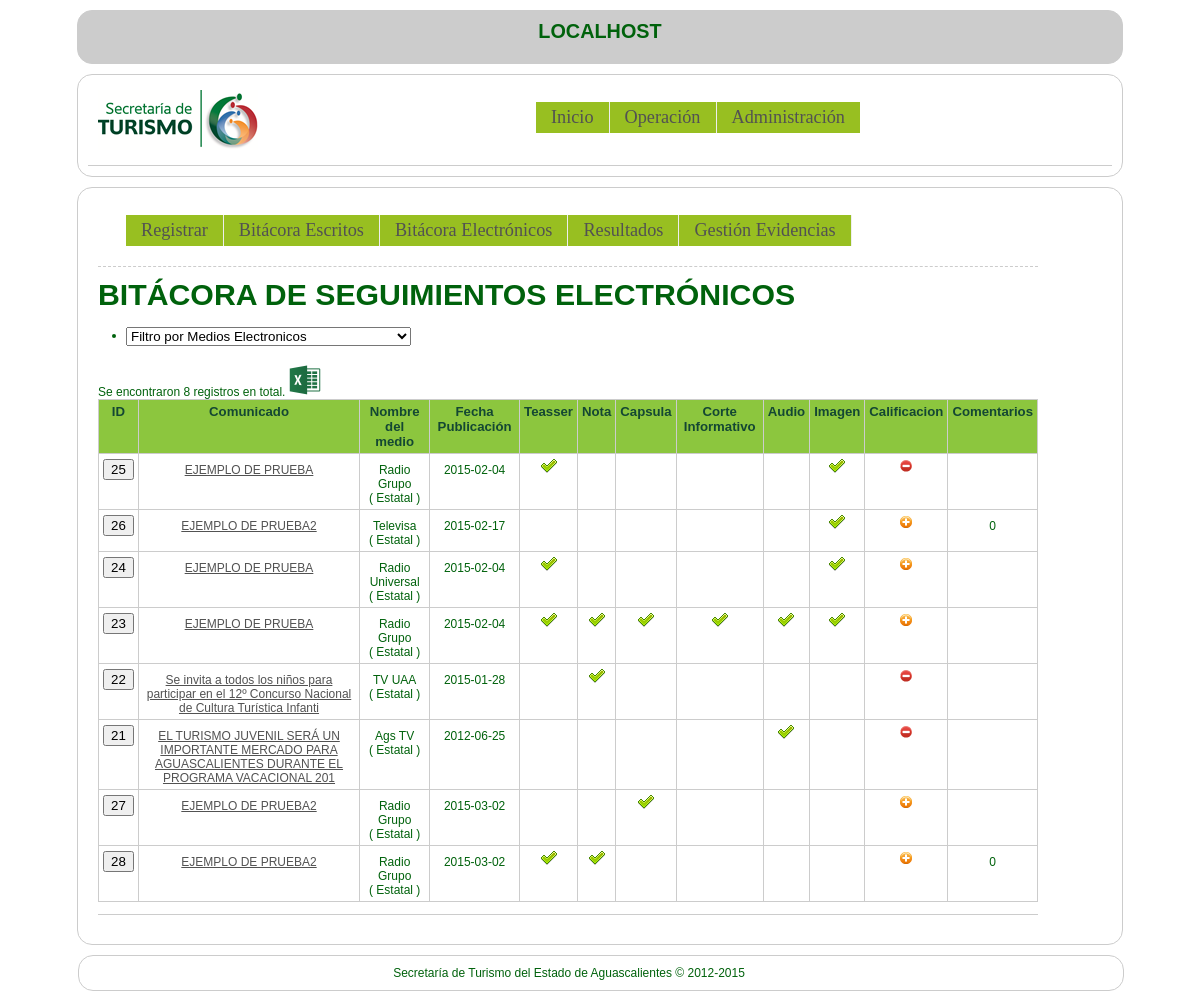
/boletin_controller/listado_boletines3, run on the app's committed database.
### tables this page shows
CREATE TABLE IF NOT EXISTS `seguimiento_electronicos` (
`id` int(11) NOT NULL,
  `numero_boletin` int(11) NOT NULL,
  `teasser` int(1) NOT NULL,
  `nota` int(1) NOT NULL,
  `capsula` int(1) NOT NULL,
  `corteinfo` int(1) NOT NULL,
  `audio` int(1) NOT NULL,
  `imagen` int(1) NOT NULL,
  `calificacion` int(1) NOT NULL,
  `nombremedio` varchar(25) NOT NULL,
  `comentarios` varchar(150) NOT NULL,
  `fecha` date NOT NULL,
  `Evidencia` varchar(100) NOT NULL
);

CREATE TABLE IF NOT EXISTS `boletines` (
`id` int(11) NOT NULL,
  `numero_boletin` int(11) NOT NULL,
  `titulo_boletin` varchar(254) NOT NULL
);

CREATE TABLE IF NOT EXISTS `medios` (
`id` int(11) NOT NULL COMMENT 'Numero que identifica al medio',
  `nombremedio` varchar(45) NOT NULL COMMENT 'es el nombre de cada medio',
  `tipomedio` int(11) NOT NULL,
  `alcance` int(11) NOT NULL DEFAULT '1'
);

### system/application/controllers/boletin_controller.php (called while the page is built, shortened)
<?php if ( ! defined('BASEPATH')) exit('No direct script access allowed');
class Boletin_controller extends Controller {
       function listado_boletines3(){
          $this->load->model('boletines_model');
          $this->load->model('medios_model');
          $this->load->model('seguimiento_electronicos_model');
          $this->load->view('header_view');
          $this->load->view('nav_view');
          $nombremedio = $this->input->post('nombremedio',TRUE);
          if ( isset($nombremedio) ) {
            if ( (is_string($nombremedio) AND $nombremedio > "0")) {
                $data['total_rows'] = $this->seguimiento_electronicos_model->record_count_filtro($nombremedio);
                if (empty($data['total_rows'])) {
                  $data['combo_medios']= $this->medios_model->get_electronicos();
                  $this->load->view('no_hay_registros', $data);
                }else{
                  $config = array();
                  $config['base_url'] = base_url().'/boletin_controller/listado_boletines3' ;
                  $config['total_rows'] = $this->seguimiento_electronicos_model->record_count_filtro($nombremedio);
                  $config['per_page'] = 10;
                  $config['uri_segment'] = 3;
                  $this->pagination->initialize($config);
                  $page = ($this->uri->segment(3)) ? $this->uri->segment(3) : 0;
                  $data['nombremedio'] = $nombremedio;
                  $data['combo_lista_el'] = $this->seguimiento_electronicos_model->fetch_countries_filtro($config['per_page'], $page,$nombremedio);
                  $data['links'] = $this->pagination->create_links();
                  $data['combo_boletines']= $this->boletines_model->get_all();
                  $data['combo_medios']= $this->medios_model->get_electronicos();
                  $data['total_rows'] = $this->seguimiento_electronicos_model->record_count_filtro($nombremedio);
                  $this->load->view('listado_boletines3', $data);
                }
            } else {
              $config = array();
              $config['base_url'] = base_url().'/boletin_controller/listado_boletines3' ;
              $config['total_rows'] = $this->seguimiento_electronicos_model->record_count();
              $config['per_page'] = 10;
              $config['uri_segment'] = 3;
              $this->pagination->initialize($config);
              $page = ($this->uri->segment(3)) ? $this->uri->segment(3) : 0;
              $data['nombremedio'] = $nombremedio;
              $data['combo_lista_el'] = $this->seguimiento_electronicos_model->fetch_countries($config['per_page'], $page);
              $data['links'] = $this->pagination->create_links();
              $data['combo_boletines']= $this->boletines_model->get_all();
              $data['combo_medios']= $this->medios_model->get_electronicos();
              $data['total_rows'] = $this->seguimiento_electronicos_model->record_count();
              $this->load->view('listado_boletines3', $data);
            }
          } else {
              $this->load->view('estadisticas2Error');
            }
        $this->load->view('footer_view');
       }
}
?>

### system/codeigniter/CodeIgniter.php (called while the page is built, shortened)
<?php  if ( ! defined('BASEPATH')) exit('No direct script access allowed');
$EXT =& load_class('Hooks');
$EXT->_call_hook('pre_system');
$URI =& load_class('URI');
$RTR =& load_class('Router');
$method = $RTR->fetch_method();
$EXT->_call_hook('pre_controller');
$CI = new $class();
if ($RTR->scaffolding_request === TRUE)
{
	if ($EXT->_call_hook('scaffolding_override') === FALSE)
	{
		$CI->_ci_scaffolding();
	}
}
else
{
	if (method_exists($CI, '_remap'))
	{
		$CI->_remap($method);
	}
	else
	{
		call_user_func_array(array(&$CI, $method), array_slice($URI->rsegments, 2));
	}
}

### index.php (called while the page is built, shortened)
<?php
require_once BASEPATH.'codeigniter/CodeIgniter'.EXT;

### system/codeigniter/Base5.php (called while the page is built)
<?php  if ( ! defined('BASEPATH')) exit('No direct script access allowed');
class CI_Base {
	private static $instance;
	public function CI_Base()
	{
		self::$instance =& $this;
	}
	public static function &get_instance()
	{
		return self::$instance;
	}
}
function &get_instance()
{
	return CI_Base::get_instance();
}

### system/application/models/seguimiento_electronicos_model.php (called while the page is built, shortened)
<?php if ( ! defined('BASEPATH')) exit('No direct script access allowed');
    class Seguimiento_electronicos_model extends Model
    {
    public function fetch_countries($limit, $start) {
        $this->db->limit($limit, $start);
        $query = $this->db->get("seguimiento_electronicos");
        if ($query->num_rows() > 0) {
            foreach ($query->result() as $row) {
                $data[] = $row;
            }
            return $data;
        }
        return false;
   }
}
?>

### system/application/models/boletines_model.php (called while the page is built, shortened)
<?php if ( ! defined('BASEPATH')) exit('No direct script access allowed');
class Boletines_model extends Model {
    function get_all(){
        $this->db->order_by("numero_boletin","desc");
		$query = $this->db->get('boletines');
		return $query->result();
    }
}
?>

### system/application/models/medios_model.php (called while the page is built, shortened)
<?php if ( ! defined('BASEPATH')) exit('No direct script access allowed');
    class Medios_model extends Model
    {
           function get_electronicos(){
               $this->db->order_by('nombremedio','asc');
               $this->db->where('tipomedio','2');
               $query = $this->db->get('medios');
               return $query->result();
           }
    }
?>

### system/application/views/listado_boletines3.php (the view, shortened to what this page needs)
<section class="row">
    <?php include "system/application/views/menu_operaciones.php";?>
    <h2 class="width_16 col"></h2>
    <div class="col col_16">
        <article>
            <h1>BITÁCORA DE SEGUIMIENTOS ELECTRÓNICOS </h1>
            <?php include "system/application/views/menu_filtros_medios_electronicos.php";?>
            <table id="customers">
                    <thead>
                    <?php if ($nombremedio == '0') {?>
                        <small><a href="<?php echo base_url();?>boletin_controller/exporta_seg_electronicos"><img style="width:32px" src="<?php echo base_url();?>imagenes/exportexcel.png"></a></small>
                      <?php }else{ ?>
                        <small><a href="<?php echo base_url();?>boletin_controller/exporta_seg_electronicos_por_/<?php echo $nombremedio;?>"><img style="width:32px" src="<?php echo base_url();?>imagenes/exportexcel.png"></a></small>
                    <?php }
                    ?>
                    </thead>
                        <tr>
                            <th>ID</th>
                            <th>Comunicado</th>
                            <th>Nombre del medio</th>
                            <th>Fecha Publicación</th>
                            <th>Teasser</th>
                            <th>Nota</th>
                            <th>Capsula</th>
                            <th>Corte Informativo</th>
                            <th>Audio</th>
                            <th>Imagen</th>
                            <th>Calificacion</th>
                            <th>Comentarios</th>
                        </tr>
                    <tbody align="center">
                    <?php foreach($combo_lista_el as $item_combo_lista):?>
                        <tr>
                            <td><form action="<?php echo base_url();?>boletin_controller/editar_seguimiento_electronicos" method="post">
                                  <button type="submit"><?php echo $item_combo_lista->id; ?></button>
                                </form>
                            </td>
                            <?php foreach($combo_boletines as $item_boletin):?>
                                <?php if ($item_boletin->numero_boletin == $item_combo_lista->numero_boletin) { ?>
                                    <td><a href="<?php echo base_url();?>boletin_controller/seguimiento_individual_el/<?php echo $item_boletin->numero_boletin; ?>"><?php echo $item_boletin->titulo_boletin; ?></a></td>
                                <?php } ?>
                            <?php endforeach; ?>
                            <td>
                                <?php foreach ($combo_medios as $item_medio):?>
                                        <?php if ($item_medio->id == $item_combo_lista->nombremedio) { ?>
                                            <?php echo $item_medio->nombremedio; ?><br>
                                            (
                                                    <?php
                                                        switch ($item_medio->alcance) {
                                                            case '0':?>
                                                        <?php break;
                                                            case '1':?>
                                                              Estatal
                                                        <?php break;
                                                            case '2':?>
                                                        <?php        break;
                                                        }
                                                    ?>
                                            )
                                        <?php } ?>
                                <?php endforeach; ?>
                            </td>
                            <td><?php echo $item_combo_lista->fecha; ?></td>
                            <?php switch ($item_combo_lista->teasser){
                                case 0:?>
                                    <td></td>
                                    <?php break;
                                case 1: ?>
                                    <td><img src="<?php echo base_url();?>imagenes/tick.png"></td>
                                    <?php break;
                            }?>
                            <?php switch ($item_combo_lista->nota){
                                case 0:?>
                                    <td></td>
                                    <?php break;
                                case 1: ?>
                                    <td><img src="<?php echo base_url();?>imagenes/tick.png"></td>
                                    <?php break;
                            }?>
                            <?php switch ($item_combo_lista->capsula){
                                case 0:?>
                                    <td></td>
                                    <?php break;
                                case 1: ?>
                                    <td><img src="<?php echo base_url();?>imagenes/tick.png"></td>
                                    <?php break;
                            }?>
                            <?php switch ($item_combo_lista->corteinfo){
                                case 0:?>
                                    <td></td>
                                    <?php break;
                                case 1: ?>
                                    <td><img src="<?php echo base_url();?>imagenes/tick.png"></td>
                                    <?php break;
                            }?>
                            <?php switch ($item_combo_lista->audio){
                                case 0:?>
                                    <td></td>
                                    <?php break;
                                case 1: ?>
                                    <td><img src="<?php echo base_url();?>imagenes/tick.png"></td>
                                    <?php break;
                            }?>
                            <?php switch ($item_combo_lista->imagen){
                                case 0:?>
                                    <td></td>
                                    <?php break;
                                case 1: ?>
                                    <td><img src="<?php echo base_url();?>imagenes/tick.png"></td>
                                    <?php break;
                            }?>
                            <?php switch ($item_combo_lista->calificacion){
                                case 0:?>
                                    <td><img src="<?php echo base_url();?>imagenes/icon-16-deny.png" title="Calificación NEGATIVA"></td>
                                    <?php break;
                                case 1: ?>
                                    <td><img src="<?php echo base_url();?>imagenes/new.png" title="Calificación POSITIVA"></td>
                                    <?php break;
                            }?>
                            <td><?php echo $item_combo_lista->comentarios; ?></td>
                        </tr>
                    <?php endforeach; ?>
                    </tbody>
            </table>
        </article>
        <hr>
    </div>
</section>

### css/general.css (style rules this page uses)
body { background:#fff; color:#00620C; font:12px Arial, Helvetica, sans-serif; position:relative; }
a { color:#525252; }
h1, h2, h3, h4, h5 { margin:0 0 0.5em; line-height:1.1em; }
h1 { font-size:2.52em; }
h2 { font-size:1.952em; }

### css/grid.css (style rules this page uses)
.col { margin-left:10px; margin-right:10px; display: inline; overflow: hidden; float: left; position: relative; }
.row { width: 1024px; margin: 0 auto; border: 1px solid #ccc; border-radius: 15px; padding: 10px; margin-top: 10px; margin-bottom: 10px; overflow: hidden; background-color: #fff; }
.col_16, .width_16 { width:940px; }

### system/application/views/header_view.php (style rules this page uses)
h2 { border-bottom:1px dashed #ccc; margin-top:15px; }
#customers { font-family: "Trebuchet MS", Arial, Helvetica, sans-serif; width: 100%; border-collapse: collapse; }
#customers td, #customers th { font-size: 1em; border: 1px solid #ccc; padding: 4px; }
#customers th { font-size: 1.1em; text-align: center; padding: 4px; background-color: #8CC63E; color: #144733; }

### data on the page
seguimiento_electronicos: id "25", fecha "2015-02-04", teasser 1 (drawn), nota 0 (drawn), capsula 0 (drawn), corteinfo 0 (drawn), audio 0 (drawn), imagen 1 (drawn), calificacion 0 (drawn)
boletines: titulo_boletin "EJEMPLO DE PRUEBA"
medios: nombremedio "Radio Grupo", alcance "Estatal"
seguimiento_electronicos: id "26", fecha "2015-02-17", teasser 0 (drawn), nota 0 (drawn), capsula 0 (drawn), corteinfo 0 (drawn), audio 0 (drawn), imagen 1 (drawn), calificacion 1 (drawn), comentarios "0"
boletines: titulo_boletin "EJEMPLO DE PRUEBA2"
medios: nombremedio "Televisa", alcance "Estatal"
seguimiento_electronicos: id "24", fecha "2015-02-04", teasser 1 (drawn), nota 0 (drawn), capsula 0 (drawn), corteinfo 0 (drawn), audio 0 (drawn), imagen 1 (drawn), calificacion 1 (drawn)
medios: nombremedio "Radio Universal", alcance "Estatal"
seguimiento_electronicos: id "23", fecha "2015-02-04", teasser 1 (drawn), nota 1 (drawn), capsula 1 (drawn), corteinfo 1 (drawn), audio 1 (drawn), imagen 1 (drawn), calificacion 1 (drawn)
seguimiento_electronicos: id "22", fecha "2015-01-28", teasser 0 (drawn), nota 1 (drawn), capsula 0 (drawn), corteinfo 0 (drawn), audio 0 (drawn), imagen 0 (drawn), calificacion 0 (drawn)
boletines: titulo_boletin "Se invita a todos los niños para participar en el 12º Concurso Nacional de Cultura Turística Infanti"
medios: nombremedio "TV UAA", alcance "Estatal"
seguimiento_electronicos: id "21", fecha "2012-06-25", teasser 0 (drawn), nota 0 (drawn), capsula 0 (drawn), corteinfo 0 (drawn), audio 1 (drawn), imagen 0 (drawn), calificacion 0 (drawn)
boletines: titulo_boletin "EL TURISMO JUVENIL SERÁ UN IMPORTANTE MERCADO PARA AGUASCALIENTES DURANTE EL PROGRAMA VACACIONAL 201"
medios: nombremedio "Ags TV", alcance "Estatal"
seguimiento_electronicos: id "27", fecha "2015-03-02", teasser 0 (drawn), nota 0 (drawn), capsula 1 (drawn), corteinfo 0 (drawn), audio 0 (drawn), imagen 0 (drawn), calificacion 1 (drawn)
seguimiento_electronicos: id "28", fecha "2015-03-02", teasser 1 (drawn), nota 1 (drawn), capsula 0 (drawn), corteinfo 0 (drawn), audio 0 (drawn), imagen 0 (drawn), calificacion 1 (drawn), comentarios "0"

### other printed values
$_SERVER['HTTP_HOST'] "LOCALHOST"
